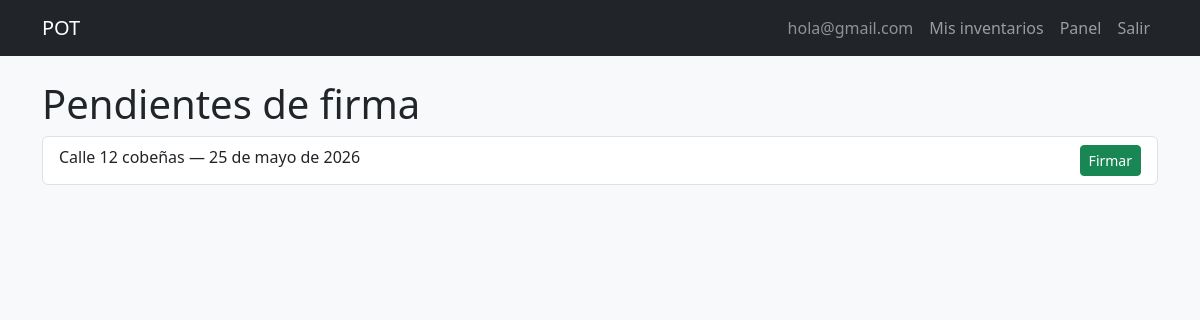
/my-inventories/ (signed in), run on the app's committed database.
### pot/models.py (models this page shows, shortened)
class CustomUser(AbstractUser):
    class Role(models.TextChoices):
        ADMIN = 'ADMIN', 'Administrador'
        ASSISTANT = 'ASSISTANT', 'Asistente Administrativo'
        TENANT = 'TENANT', 'Arrendatario'
        TECHNICIAN = 'TECHNICIAN', 'Técnico'
    class DocumentType(models.TextChoices):
        CC = 'CC', 'Cédula de ciudadanía'
        CE = 'CE', 'Cédula de extranjería'
        PASSPORT = 'PASSPORT', 'Pasaporte'
        NIT = 'NIT', 'NIT'
    username = models.CharField(max_length=150, unique=True, blank=True)
    email = models.EmailField(unique=True)
    phone = models.CharField(max_length=20, default='')
    public_code = models.CharField(max_length=20, unique=True, blank=True, null=True)
    document_type = models.CharField(
        max_length=20,
        choices=DocumentType.choices,
        blank=True,
        default='',
    )
    document_number = models.CharField(max_length=30, unique=True, blank=True, null=True)
    avatar = models.ImageField(upload_to='avatars/%Y/%m/', blank=True, null=True, max_length=255)
    role = models.CharField(max_length=20, choices=Role.choices, default=Role.TENANT)
    password_changed = models.BooleanField(default=False)
    password_reset_token = models.CharField(max_length=255, null=True, blank=True)
    password_reset_expires = models.DateTimeField(null=True, blank=True)
    login_attempts = models.PositiveIntegerField(default=0)
    login_locked_until = models.DateTimeField(null=True, blank=True)
    created_at = models.DateTimeField(auto_now_add=True)
    updated_at = models.DateTimeField(auto_now=True)
    USERNAME_FIELD = 'email'
    REQUIRED_FIELDS = []
    objects = CustomUserManager()
    class Meta:
        ordering = ['-created_at']
    def is_staff_operative(self):
        return self.role in (self.Role.ADMIN, self.Role.ASSISTANT)

class Inventory(models.Model):
    class Type(models.TextChoices):
        INITIAL = 'INITIAL', 'Inicial'
        FINAL = 'FINAL', 'Final'
    class Status(models.TextChoices):
        IN_PROGRESS = 'IN_PROGRESS', 'En registro'
        PENDING_SIGNATURE = 'PENDING_SIGNATURE', 'Pendiente de firma'
        PENDING_APPROVAL = 'PENDING_APPROVAL', 'Pendiente de aprobación'
        OBSERVATIONS_PENDING = 'OBSERVATIONS_PENDING', 'Observaciones pendientes'
        ACCEPTED = 'ACCEPTED', 'Aceptado'
        CLOSED = 'CLOSED', 'Cerrado'
    property = models.ForeignKey(Property, on_delete=models.CASCADE, related_name='inventories')
    tenant = models.ForeignKey(
        CustomUser,
        on_delete=models.CASCADE,
        related_name='inventories_as_tenant',
        limit_choices_to={'role': CustomUser.Role.TENANT},
    )
    inventory_type = models.CharField(max_length=10, choices=Type.choices)
    status = models.CharField(max_length=30, choices=Status.choices, default=Status.IN_PROGRESS)
    delivery_date = models.DateField()
    observations = models.TextField(blank=True, null=True)
    signed_at = models.DateTimeField(null=True, blank=True)
    signed_by = models.ForeignKey(
        CustomUser,
        on_delete=models.SET_NULL,
        null=True,
        blank=True,
        related_name='inventories_signed',
    )
    signature_token = models.CharField(max_length=255, blank=True, null=True)
    created_at = models.DateTimeField(auto_now_add=True)
    created_by = models.ForeignKey(
        CustomUser,
        on_delete=models.SET_NULL,
        null=True,
        blank=True,
        related_name='inventories_created',
    )
    updated_at = models.DateTimeField(auto_now=True)
    class Meta:
        ordering = ['-created_at']
        unique_together = ('property', 'tenant', 'inventory_type')

class Property(models.Model):
    class Type(models.TextChoices):
        APARTMENT = 'APARTMENT', 'Apartamento'
        HOUSE = 'HOUSE', 'Casa'
        LOCAL = 'LOCAL', 'Local comercial'
        WAREHOUSE = 'WAREHOUSE', 'Bodega'
    class Status(models.TextChoices):
        AVAILABLE = 'AVAILABLE', 'Disponible'
        RENTED = 'RENTED', 'Arrendado'
        MAINTENANCE = 'MAINTENANCE', 'En mantenimiento'
    code = models.CharField(max_length=20, unique=True)
    address = models.CharField(max_length=255, unique=True)
    city = models.CharField(max_length=100, blank=True, default='')
    building_name = models.CharField(max_length=150, blank=True, default='')
    unit_label = models.CharField(max_length=50, blank=True, default='')
    cover_image = models.ImageField(upload_to='properties/covers/%Y/%m/', blank=True, null=True, max_length=255)
    type = models.CharField(max_length=20, choices=Type.choices)
    owner_name = models.CharField(max_length=150)
    status = models.CharField(max_length=20, choices=Status.choices, default=Status.AVAILABLE)
    price = models.DecimalField(max_digits=12, decimal_places=2, default=0)
    rooms = models.IntegerField(null=True, blank=True)
    bathrooms = models.IntegerField(null=True, blank=True)
    living_rooms = models.IntegerField(null=True, blank=True)
    kitchens = models.IntegerField(null=True, blank=True)
    garages = models.IntegerField(null=True, blank=True)
    is_commercial = models.BooleanField(default=False)
    in_complex = models.BooleanField(default=False)
    admin_included = models.BooleanField(default=False)
    admin_value = models.DecimalField(max_digits=12, decimal_places=2, null=True, blank=True)
    google_maps_link = models.CharField(max_length=1000, null=True, blank=True)
    description = models.TextField(blank=True, null=True)
    observations = models.TextField(blank=True, null=True)
    created_at = models.DateTimeField(auto_now_add=True)
    updated_at = models.DateTimeField(auto_now=True)
    created_by = models.ForeignKey(
        CustomUser,
        on_delete=models.SET_NULL,
        null=True,
        blank=True,
        related_name='properties_created',
    )
    class Meta:
        ordering = ['-created_at']
        verbose_name_plural = 'properties'

### pot/views.py (the view)
# urls.py: path('my-inventories/', views.InventoryTenantListView.as_view(), name='my_inventories'),
class InventoryTenantListView(LoginRequiredMixin, UserPassesTestMixin, View):
    def test_func(self):
        return self.request.user.role == CustomUser.Role.TENANT
    def get(self, request):
        qs = Inventory.objects.filter(
            tenant=request.user,
            status=Inventory.Status.PENDING_SIGNATURE,
        ).select_related('property')
        return render(request, 'inventory/my_inventories.html', {'inventories': qs})

### templates/inventory/my_inventories.html (shortened to what this page needs)
{% extends 'base.html' %}
{% block content %}
<h1>Pendientes de firma</h1>
{% if not inventories %}<p>Nada pendiente.</p>{% else %}
<ul class="list-group">{% for i in inventories %}
<li class="list-group-item">{{ i.property.address }} — {{ i.created_at|date }}
<a href="{% url 'pot:inventory_sign' i.id %}" class="btn btn-sm btn-success float-end">Firmar</a></li>
{% endfor %}</ul>
{% endif %}
{% endblock %}

### templates/base.html (shortened to what this page needs)
{% load static %}
<!DOCTYPE html>
<html lang="es">
<head>
    <link href="https://cdn.jsdelivr.net/npm/bootstrap@5.3.3/dist/css/bootstrap.min.css" rel="stylesheet">
    <link rel="stylesheet" href="{% static 'css/style.css' %}">
</head>
<body class="bg-light">
<nav class="navbar navbar-expand-lg navbar-dark bg-dark mb-4">
    <div class="container">
        <a class="navbar-brand" href="{% if not user.is_authenticated %}{% url 'pot:login' %}{% elif user.role == 'TENANT' %}{% url 'pot:dashboard_tenant' %}{% else %}{% url 'pot:dashboard_staff' %}{% endif %}">POT</a>
        <div class="navbar-nav ms-auto">
            {% if user.is_authenticated %}
                <span class="nav-link text-white-50">{{ user.email }}</span>
                {% if user.role == 'TENANT' %}
                    <a class="nav-link" href="{% url 'pot:my_inventories' %}">Mis inventarios</a>
                    <a class="nav-link" href="{% url 'pot:dashboard_tenant' %}">Panel</a>
                {% endif %}
                <a class="nav-link" href="{% url 'pot:logout' %}">Salir</a>
            {% else %}
                <a class="nav-link" href="{% url 'pot:login' %}">Entrar</a>
            {% endif %}
        </div>
    </div>
</nav>
<main class="container pb-5">
    {% block content %}{% endblock %}
</main>
</body>
</html>

### data on the page
CustomUser: email "hola@gmail.com"
Inventory: property.address "Calle 12 cobeñas", created_at "25 de mayo de 2026"
